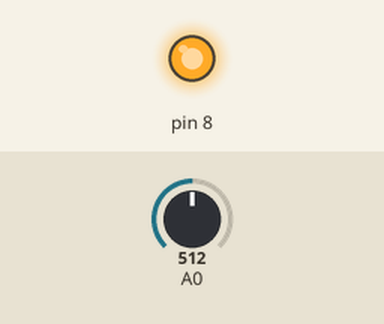
Recording of a sketch running on a simulated Arduino Uno, built with avr-gcc and run on an emulated ATmega328P. Parts: output pins drawn as LEDs (lit = HIGH). Inputs (shaded band) come from the test bench; at power-on: A0 = 512.

Above: at 0.1 s.
Timing chart, 0 to 1.6 s (numbered marks = the images above):
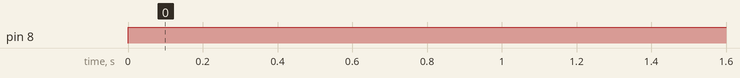

Measured:
- by itself, pin 8: LOW → HIGH at 0.00 s

The sketch:

lightControl.ino
```cpp
void setup() {
  pinMode(A0, INPUT);
  pinMode(8, OUTPUT);
}

void loop() {
  int num = analogRead(A0);
  if (A0 < 40)
    digitalWrite(8, HIGH);
     else digitalWrite(8, LOW);
}
```
